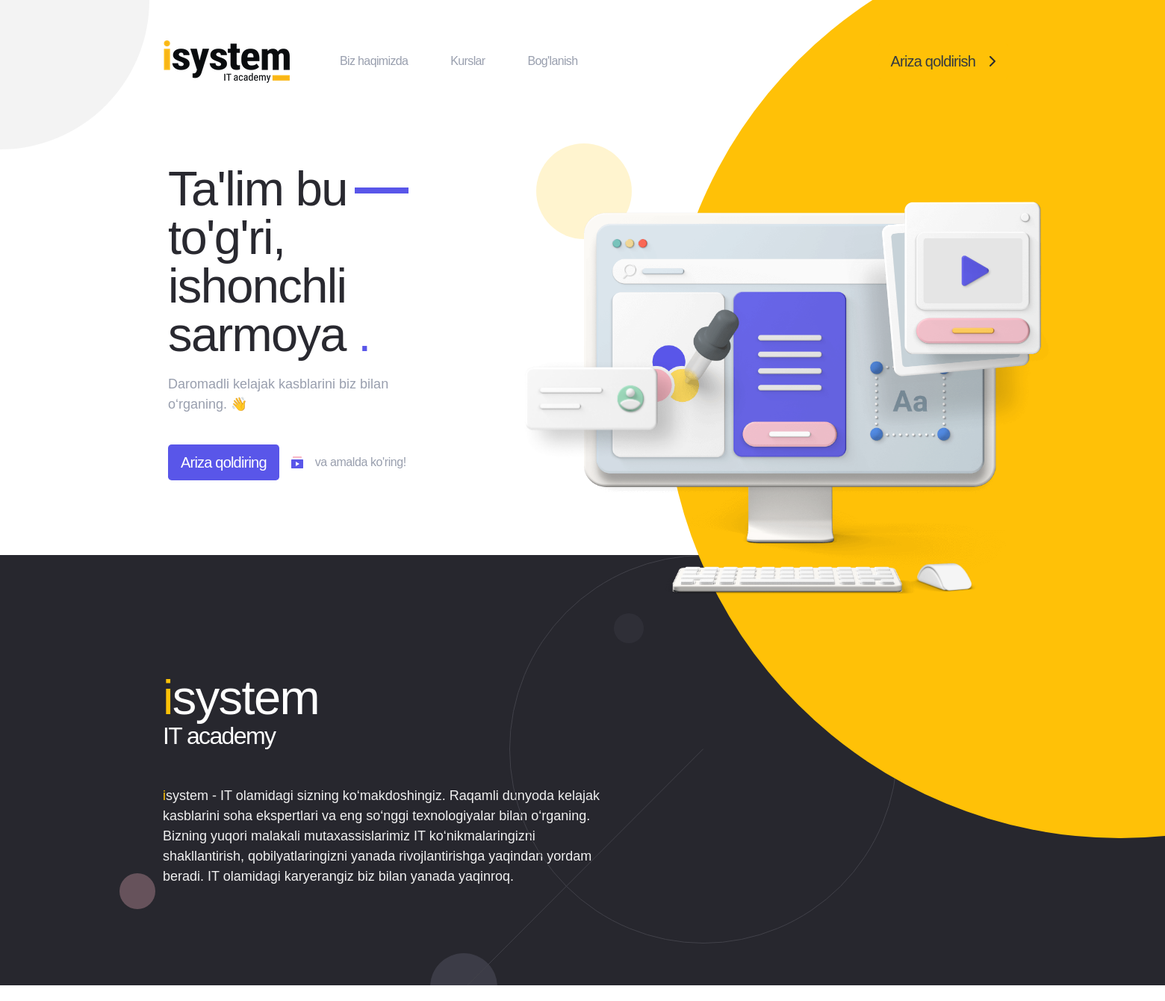
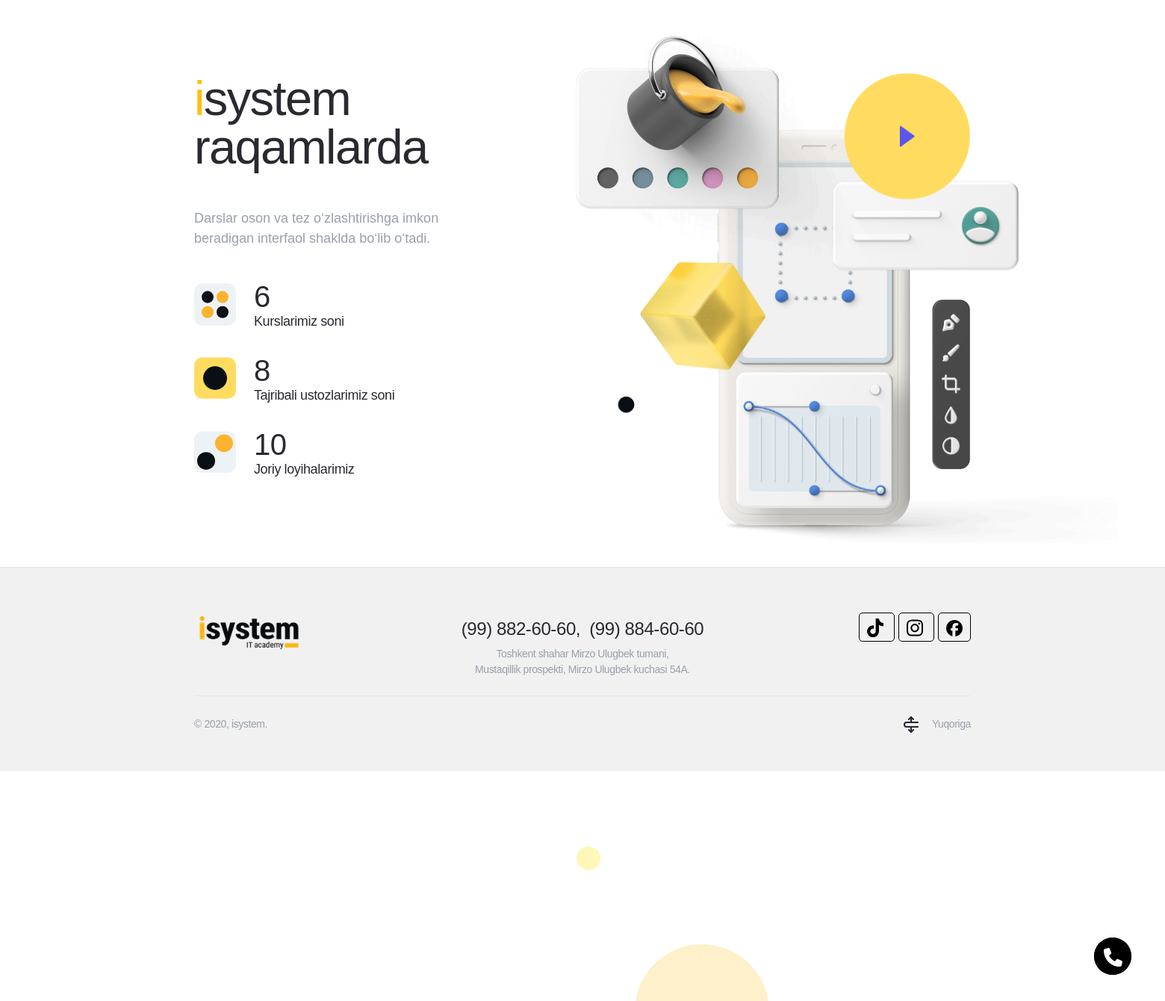
The page / on the database its author committed (2 pictures, top to bottom).
### courses/models.py (models this page shows, shortened)
class Isystem_in_numbers(models.Model):
    course_count = models.CharField(max_length=212, default=0)
    teachers_count = models.CharField(max_length=212, default=0)
    projects_count = models.CharField(max_length=212, default=0)

### courses/views.py (the view)
# urls.py: 2. Add a URL to urlpatterns:  path('', views.home, name='home')
def home(request):
    isystem_nums = Isystem_in_numbers.objects.all().order_by('id').first()
    return render(request, 'index.html', {'isystem_nums': isystem_nums})

### templates/index.html (shortened to what this page needs)
{% extends 'base2.html' %}
{% load static %}
{% block content %}
    <div class="container main__center">
        <div class="main__wrap">
            <h1 class="main__title title title_big" data-aos>
                <span class="title__box">
                    <span class="title__line">Ta'lim bu</span>
                </span>
                <span class="title__box">
                    <span class="title__text">to'g'ri,
                    </span>
                </span>
                <span class="title__box">
                    <span class="title__text">ishonchli</span>
                </span>
                <span class="title__box">
                    <span class="title__text">sarmoya
                        <span class="title__color">.</span>
                    </span>
                </span>
            </h1>
            <div class="main__info info" data-aos="animation-scale-y" data-aos-delay="400">
                Daromadli kelajak kasblarini biz bilan o‘rganing. 👋
            </div>
            <div class="main__control" data-aos="animation-scale-y" data-aos-delay="550">
                <a class="btn btn_purple btn-lg mr-3" href="../static/courses/apply.html">Ariza qoldiring</a>
                <a class="main__link" href="https://www.instagram.com/p/C1eoRt9IZIv/">
                    <div class="main__icon"><img class="main__pic" src="../static/img/play.svg" alt=""></div>
                    <div class="main__text">va amalda ko'ring!</div>
                </a>
            </div>
        </div>
        <div class="main__view" data-aos>
            <div class="main__preview"><img class="main__pic js-parallax" data-scale="1.5" data-orientation="down"
                                            src="../static/img/main-pic-1.png" alt=""></div>
            <div class="main__preview"><img class="main__pic js-parallax" data-scale="1.5" data-orientation="up"
                                            src="../static/img/main-pic-2.png" alt=""></div>
            <div class="main__preview"><img class="main__pic" src="../static/img/mouse.png" alt=""></div>
            <div class="main__preview"><img class="main__pic" src="../static/img/main-pic-3.png" alt=""></div>
        </div>
        <div class="main__circles">
            <div class="main__circle"></div>
            <div class="main__circle js-rellax" data-rellax-speed="2"></div>
            <div class="main__circle js-rellax" data-rellax-speed="2"></div>
            <div class="main__circle js-rellax" data-rellax-speed=".3"></div>
        </div>
    </div>
    <div class="features js-features" style="z-index: -2;">
        <div class="container features__center p-sm-2">
            <div class="features__head mb-4" data-aos="animation-scale-y">
                <div class="features__box">
                    <h2 class="features__title title">
                        <span class="text-warning">i</span>system<br/>
                        <div class="h2 mt-0 pt-0">IT academy</div>
                    </h2>
                    <div class="features__info info"><span class="text-warning">i</span>system - IT olamidagi sizning
                        ko‘makdoshingiz.
                        Raqamli dunyoda kelajak kasblarini soha ekspertlari va eng so‘nggi texnologiyalar bilan
                        o‘rganing.
                        Bizning yuqori malakali mutaxassislarimiz IT ko‘nikmalaringizni shakllantirish,
                        qobilyatlaringizni yanada rivojlantirishga
                        yaqindan yordam beradi. IT olamidagi karyerangiz biz bilan yanada yaqinroq.
                    </div>
                </div>
            </div>
        </div>
        <div class="features__circle js-rellax" data-rellax-speed="-.7"></div>
        <div class="features__bg" data-aos data-aos-duration="1000" style="z-index: 10000">
            <img class="features__pic" src="../static/img/features-pic-1.svg" alt="">
        </div>
    </div>
    <div class="layouts">
        <div class="layouts__center center">
            <div class="layouts__wrap">
                <div class="layouts__head" data-aos="animation-scale-y">
                    <h2 class="layouts__title title"><span class="text-warning">i</span>system raqamlarda</h2>
                </div>
                <div class="layouts__info info" data-aos="animation-scale-y">
                    Darslar oson va tez o‘zlashtirishga imkon beradigan interfaol shaklda bo‘lib o‘tadi.
                </div>
                <div class="layouts__list">
                    <div class="layouts__item" data-aos="animation-scale-y">
                        <div class="layouts__icon"><img class="layouts__pic" src="../static/img/layout-1.svg" alt="">
                        </div>
                        <div class="layouts__text">
                            <h1>{{ isystem_nums.course_count }}</h1>
                            <div>Kurslarimiz soni</div>
                        </div>
                    </div>
                    <div class="layouts__item" data-aos="animation-scale-y">
                        <div class="layouts__icon"><img class="layouts__pic" src="../static/img/layout-2.svg" alt="">
                        </div>
                        <div class="layouts__text">
                            <h1>{{ isystem_nums.teachers_count }}</h1>
                            <div>Tajribali ustozlarimiz soni</div>
                        </div>
                    </div>
                    <div class="layouts__item" data-aos="animation-scale-y">
                        <div class="layouts__icon"><img class="layouts__pic" src="../static/img/layout-3.svg" alt="">
                        </div>
                        <div class="layouts__text">
                            <h1>{{ isystem_nums.projects_count }}</h1>
                            <div>Joriy loyihalarimiz</div>
                        </div>
                    </div>
                </div>
            </div>
            <div class="layouts__view" data-aos style="margin-top: -92px;">
                <div class="layouts__preview"><img class="layouts__pic" src="../static/img/layouts-pic-1.png" alt="">
                </div>
                <div class="layouts__preview"><img class="layouts__pic" src="../static/img/layouts-pic-2.png" alt="">
                </div>
                <div class="layouts__preview"><img class="layouts__pic" src="../static/img/layouts-pic-3.png" alt="">
                </div>
                <div class="layouts__preview"><img class="layouts__pic" src="../static/img/layouts-pic-4.png" alt="">
                </div>
                <div class="layouts__preview"><img class="layouts__pic" src="../static/img/layouts-pic-5.png" alt="">
                </div>
            </div>
        </div>
    </div>
{% endblock %}

### templates/base2.html (style rules this page uses)
body { overflow-x: hidden; }

### rows shown on the page
Isystem_in_numbers: course_count "6", teachers_count "8", projects_count "10"
